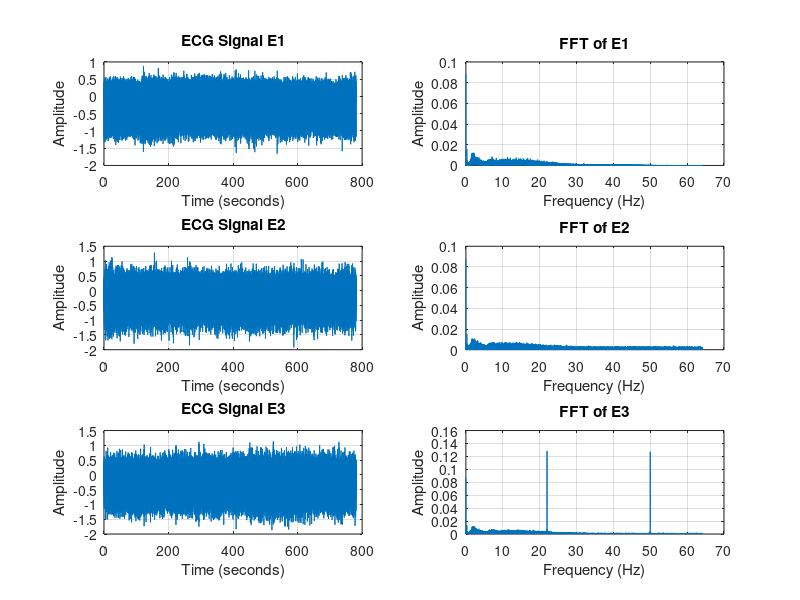

Here is the MATLAB script that generated this plot:
%% FFTs of the mat files

load('E1.mat'); 
load('E2.mat'); 
load('E3.mat'); 

Fs = 128;   
T = 1 / Fs;     
L1 = length(E1); 
L2 = length(E2);
L3 = length(E3); 

t1 = (0:L1-1) * T; % Time vector for E1
t2 = (0:L2-1) * T; % Time vector for E2
t3 = (0:L3-1) * T; % Time vector for E3

% Compute FFT for E1
E1_fft = fft(E1);
P2_E1 = abs(E1_fft / L1); 
P1_E1 = P2_E1(1:L1/2+1);
P1_E1(2:end-1) = 2 * P1_E1(2:end-1);
f1 = Fs * (0:(L1/2)) / L1;

% Compute FFT for E2
E2_fft = fft(E2);
P2_E2 = abs(E2_fft / L2); 
P1_E2 = P2_E2(1:L2/2+1);
P1_E2(2:end-1) = 2 * P1_E2(2:end-1);
f2 = Fs * (0:(L2/2)) / L2;

% Compute FFT for E3
E3_fft = fft(E3);
P2_E3 = abs(E3_fft / L3); 
P1_E3 = P2_E3(1:L3/2+1);
P1_E3(2:end-1) = 2 * P1_E3(2:end-1);
f3 = Fs * (0:(L3/2)) / L3;

% Plot signals and their FFTs
figure;

% ECG Signals
subplot(3, 2, 1);
plot(t1, E1);
title('ECG Signal E1');
xlabel('Time (seconds)');
ylabel('Amplitude');
grid on;

subplot(3, 2, 3);
plot(t2, E2);
title('ECG Signal E2');
xlabel('Time (seconds)');
ylabel('Amplitude');
grid on;

subplot(3, 2, 5);
plot(t3, E3);
title('ECG Signal E3');
xlabel('Time (seconds)');
ylabel('Amplitude');
grid on;

% FFT Spectrums
subplot(3, 2, 2);
plot(f1, P1_E1);
title('FFT of E1');
xlabel('Frequency (Hz)');
ylabel('Amplitude');
grid on;

subplot(3, 2, 4);
plot(f2, P1_E2);
title('FFT of E2');
xlabel('Frequency (Hz)');
ylabel('Amplitude');
grid on;

subplot(3, 2, 6);
plot(f3, P1_E3);
title('FFT of E3');
xlabel('Frequency (Hz)');
ylabel('Amplitude');
grid on;
